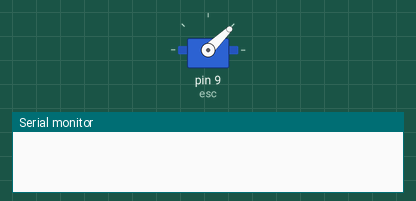
Bench run of a sketch on a simulated Arduino Uno, built with avr-gcc and run on an emulated ATmega328P. Shown: servo, the last lines printed to the serial monitor.

Above: at 0.1 s.
At 1.6 s:
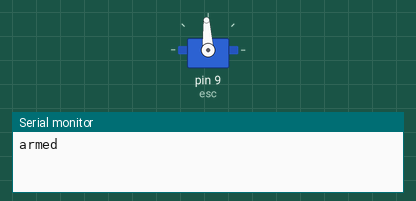
Timing chart, 0 to 3.1 s (numbered marks = the images above):
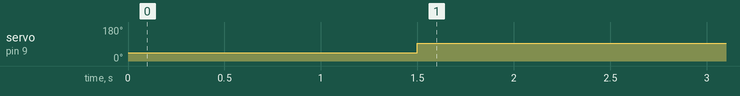

Measured:
- by itself, servo on pin 9 (esc): 44° → 93° at 1.5 s

The sketch:

bldc-esc.ino
```cpp
// Hobby brushless ESC on pin 9: arm with 1000 us for about a second, then ramp to 1500 us (half throttle).
#include <Servo.h>
Servo esc;
void setup() {
  Serial.begin(9600);
  esc.attach(9);
  esc.writeMicroseconds(1000);
  delay(1500);
  Serial.println("armed");
  esc.writeMicroseconds(1500);
}
void loop() {}
```
